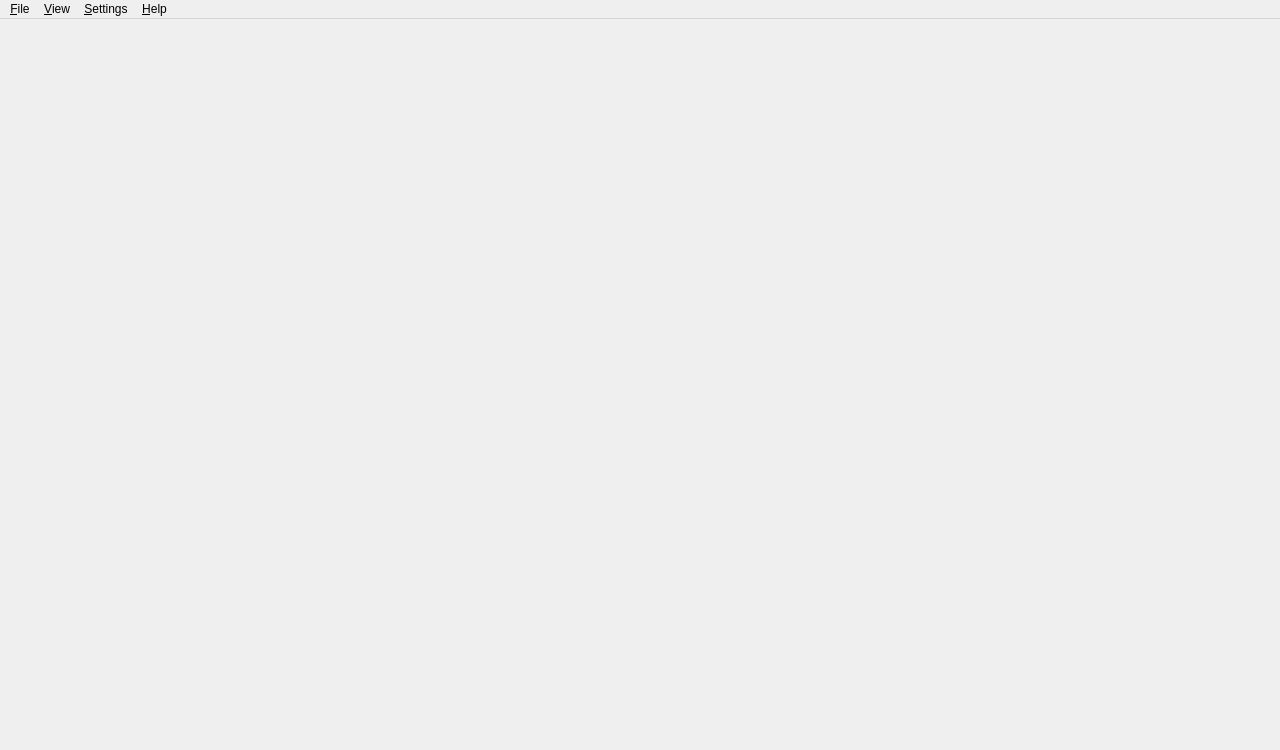
<?xml version="1.0" encoding="UTF-8"?>
<ui version="4.0">
 <class>MainWindow</class>
 <widget class="QMainWindow" name="MainWindow">
  <property name="geometry">
   <rect>
    <x>0</x>
    <y>0</y>
    <width>1280</width>
    <height>750</height>
   </rect>
  </property>
  <property name="windowIcon">
   <iconset resource="res.qrc">
    <normaloff>:/icons/splitbrowser.png</normaloff>:/icons/splitbrowser.png</iconset>
  </property>
  <property name="iconSize">
   <size>
    <width>24</width>
    <height>24</height>
   </size>
  </property>
  <widget class="QWidget" name="centralwidget"/>
  <widget class="QMenuBar" name="menubar">
   <property name="geometry">
    <rect>
     <x>0</x>
     <y>0</y>
     <width>1280</width>
     <height>26</height>
    </rect>
   </property>
   <widget class="QMenu" name="menu_File">
    <property name="title">
     <string>&amp;File</string>
    </property>
    <widget class="QMenu" name="menu_Area">
     <property name="title">
      <string>Tab &amp;area</string>
     </property>
     <property name="icon">
      <iconset resource="res.qrc">
       <normaloff>:/icons/tab.png</normaloff>:/icons/tab.png</iconset>
     </property>
     <addaction name="actionRight"/>
     <addaction name="actionLeft"/>
     <addaction name="actionTop"/>
     <addaction name="actionBottom"/>
     <addaction name="actionCenter"/>
    </widget>
    <widget class="QMenu" name="menuWorkspaces">
     <property name="title">
      <string>Workspaces</string>
     </property>
    </widget>
    <addaction name="actionAdd"/>
    <addaction name="menu_Area"/>
    <addaction name="separator"/>
    <addaction name="menuWorkspaces"/>
    <addaction name="actionAddWorkspace"/>
    <addaction name="actionRemoveWorkspace"/>
    <addaction name="separator"/>
    <addaction name="actionQuit"/>
   </widget>
   <widget class="QMenu" name="menu_View">
    <property name="title">
     <string>&amp;View</string>
    </property>
    <addaction name="actionMenubar"/>
   </widget>
   <widget class="QMenu" name="menu_Help">
    <property name="title">
     <string>&amp;Help</string>
    </property>
    <addaction name="actionAbout"/>
   </widget>
   <widget class="QMenu" name="menu_Tools">
    <property name="title">
     <string>&amp;Settings</string>
    </property>
    <addaction name="actionHomepage"/>
    <addaction name="actionSearchpage"/>
    <addaction name="actionSave"/>
    <addaction name="actionClear"/>
   </widget>
   <addaction name="menu_File"/>
   <addaction name="menu_View"/>
   <addaction name="menu_Tools"/>
   <addaction name="menu_Help"/>
  </widget>
  <action name="actionQuit">
   <property name="icon">
    <iconset resource="res.qrc">
     <normaloff>:/icons/quit.png</normaloff>:/icons/quit.png</iconset>
   </property>
   <property name="text">
    <string>&amp;Quit</string>
   </property>
   <property name="shortcut">
    <string>Ctrl+Q</string>
   </property>
  </action>
  <action name="actionAdd">
   <property name="icon">
    <iconset resource="res.qrc">
     <normaloff>:/icons/add.svg</normaloff>:/icons/add.svg</iconset>
   </property>
   <property name="text">
    <string>Add new &amp;tab</string>
   </property>
   <property name="toolTip">
    <string>Add new tab</string>
   </property>
   <property name="shortcut">
    <string>Ctrl+T</string>
   </property>
  </action>
  <action name="actionAddWorkspace">
   <property name="icon">
    <iconset resource="res.qrc">
     <normaloff>:/icons/addWorkspace.png</normaloff>:/icons/addWorkspace.png</iconset>
   </property>
   <property name="text">
    <string>Add new workspace</string>
   </property>
  </action>
  <action name="actionRemoveWorkspace">
   <property name="icon">
    <iconset resource="res.qrc">
     <normaloff>:/icons/removeWorkspace.png</normaloff>:/icons/removeWorkspace.png</iconset>
   </property>
   <property name="text">
    <string>Remove workspace</string>
   </property>
  </action>
  <action name="actionAbout">
   <property name="icon">
    <iconset resource="res.qrc">
     <normaloff>:/icons/about.png</normaloff>:/icons/about.png</iconset>
   </property>
   <property name="text">
    <string>&amp;About...</string>
   </property>
   <property name="toolTip">
    <string>About browser</string>
   </property>
  </action>
  <action name="actionHomepage">
   <property name="icon">
    <iconset resource="res.qrc">
     <normaloff>:/icons/homepage.png</normaloff>:/icons/homepage.png</iconset>
   </property>
   <property name="text">
    <string>Set &amp;home page...</string>
   </property>
   <property name="toolTip">
    <string>Set home page</string>
   </property>
  </action>
  <action name="actionSearchpage">
   <property name="icon">
    <iconset resource="res.qrc">
     <normaloff>:/icons/search.png</normaloff>:/icons/search.png</iconset>
   </property>
   <property name="text">
    <string>Set &amp;search page...</string>
   </property>
  </action>
  <action name="actionSave">
   <property name="checkable">
    <bool>true</bool>
   </property>
   <property name="icon">
    <iconset resource="res.qrc">
     <normaloff>:/icons/save.png</normaloff>:/icons/save.png</iconset>
   </property>
   <property name="text">
    <string>Save &amp;layout on close</string>
   </property>
   <property name="toolTip">
    <string>Save layout on close</string>
   </property>
  </action>
  <action name="actionMenubar">
   <property name="checkable">
    <bool>true</bool>
   </property>
   <property name="checked">
    <bool>true</bool>
   </property>
   <property name="text">
    <string>&amp;Menu bar </string>
   </property>
   <property name="shortcut">
    <string>Ctrl+M</string>
   </property>
  </action>
  <action name="actionClear">
   <property name="checkable">
    <bool>true</bool>
   </property>
   <property name="icon">
    <iconset resource="res.qrc">
     <normaloff>:/icons/remove.png</normaloff>:/icons/remove.png</iconset>
   </property>
   <property name="text">
    <string>&amp;Clear browsing data on close</string>
   </property>
   <property name="toolTip">
    <string>Clear browsing data</string>
   </property>
  </action>
  <actiongroup name="tabAreas">
   <action name="actionRight">
    <property name="checkable">
     <bool>true</bool>
    </property>
    <property name="checked">
     <bool>true</bool>
    </property>
    <property name="icon">
     <iconset resource="res.qrc">
      <normaloff>:/icons/right.png</normaloff>:/icons/right.png</iconset>
    </property>
    <property name="text">
     <string>&amp;Right</string>
    </property>
    <property name="toolTip">
     <string>Right area</string>
    </property>
   </action>
   <action name="actionLeft">
    <property name="checkable">
     <bool>true</bool>
    </property>
    <property name="icon">
     <iconset resource="res.qrc">
      <normaloff>:/icons/left.png</normaloff>:/icons/left.png</iconset>
    </property>
    <property name="text">
     <string>&amp;Left</string>
    </property>
    <property name="toolTip">
     <string>Left area</string>
    </property>
   </action>
   <action name="actionTop">
    <property name="checkable">
     <bool>true</bool>
    </property>
    <property name="icon">
     <iconset resource="res.qrc">
      <normaloff>:/icons/top.png</normaloff>:/icons/top.png</iconset>
    </property>
    <property name="text">
     <string>&amp;Top</string>
    </property>
    <property name="toolTip">
     <string>Top area</string>
    </property>
   </action>
   <action name="actionBottom">
    <property name="checkable">
     <bool>true</bool>
    </property>
    <property name="icon">
     <iconset resource="res.qrc">
      <normaloff>:/icons/bottom.png</normaloff>:/icons/bottom.png</iconset>
    </property>
    <property name="text">
     <string>&amp;Bottom</string>
    </property>
    <property name="toolTip">
     <string>Bottom area</string>
    </property>
   </action>
   <action name="actionCenter">
    <property name="checkable">
     <bool>true</bool>
    </property>
    <property name="icon">
     <iconset resource="res.qrc">
      <normaloff>:/icons/center.png</normaloff>:/icons/center.png</iconset>
    </property>
    <property name="text">
     <string>&amp;Center</string>
    </property>
    <property name="toolTip">
     <string>Center area</string>
    </property>
   </action>
  </actiongroup>
  <actiongroup name="workspaces"/>
 </widget>
 <resources>
  <include location="res.qrc"/>
 </resources>
 <connections/>
</ui>
